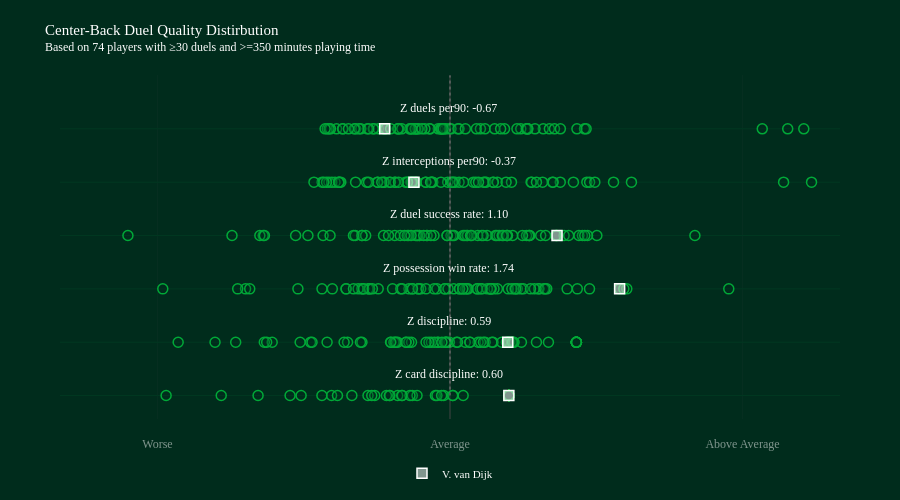

This figure's notebook cell:
### Markdown cell above
### Visualising Metric Distributions

Before combining metrics into a single score, it is useful to visualise how each normalised metric is distributed across all qualified players. This helps us spot outliers, check that z-scores look reasonable, and understand how spread out player performance is on each dimension. The custom `DistributionPlot` class overlays a highlighted marker for a specific player of interest.

### Code cell
import sys
sys.path.append(str(pathlib.Path().resolve().parents[0]))
from classes.visual import DistributionPlot

metrics = [
    "z_card_discipline",
    "z_discipline",
    "z_possession_win_rate",
    "z_duel_success_rate",
    "z_interceptions_per90",
    "z_duels_per90"
]

# Create distribution plot for z-scores
dist_plot = DistributionPlot(
    columns=metrics,
    labels=["Worse", "Average", "Above Average"]
)

# Add title
dist_plot.add_title(
    title="Center-Back Duel Quality Distirbution",
    subtitle=f"Based on {len(duel_summary)} players with ≥30 duels and >=350 minutes playing time"
)

# Convert z_scores to dataframe format expected by add_group_data
z_scores_df = z_scores.reset_index()

# Add all players as group data (background distribution)
dist_plot.add_group_data(
    df_plot=z_scores_df,
    plots="",  # No suffix needed since columns are already z-scores
    names=z_scores_df["player.name"],
    legend="All players",
    hover="",
    hover_string=""
)

# Highlight specific player (player.id = 370)
selected_player = z_scores_df[z_scores_df["player.id"] == 370]
if not selected_player.empty:
    player_name = selected_player["player.name"].iloc[0]
    dist_plot.add_data_point(
        ser_plot=selected_player.iloc[0],
        plots="",
        name=player_name,
        hover="",
        hover_string=""
    )

# For Jupyter notebooks, use this to display
dist_plot.fig.show()

### Figure 1 — Plotly figure (JSON) as saved in the notebook; plotly's stock layout.template omitted (floating-point values rounded to 4 significant figures)
{"data": [{"customdata": [-0.3867, -0.8411, 0.6036, 0.03042, 0.6036, 0.6036, 0.1349, 0.6036, -0.772, -0.6156, -0.5365, -1.64, 0.6036, 0.6036, -0.4893, -0.0639, -0.1497, -2.346, 0.6036, 0.02728, -0.1339, 0.6036, -0.338, -0.08571, 0.6036, 0.6036, 0.6036, 0.6036, 0.6036, 0.6036, -0.4105, -0.6519, 0.6036, 0.6036, 0.6036, 0.6036, 0.6036, -0.8026, -1.215, 0.6036, 0.6036, 0.6036, 0.6036, 0.6036, -0.495, -1.527, 0.6036, -4.875, 0.6036, 0.6036, 0.6036, 0.6036, 0.6036, 0.6036, -0.6227, -1.006, 0.6036, 0.6036, 0.6036, 0.6036, 0.6036, 0.6036, 0.6036, -1.154, 0.6036, 0.6036, 0.6036, 0.6036, 0.6036, -1.314, -2.912, 0.6036, 0.6036, -1.969], "hovertemplate": "%{text}<br><extra></extra>", "marker": {"color": "rgba(0, 44, 28, 0.2)", "line": {"color": "rgba(0, 169, 56, 1)", "width": 1.5}, "size": 10}, "mode": "markers", "showlegend": false, "text": ["N. Collins", "M. Kilman", "V. van Dijk", "D. Burn", "N. Milenković", "Murillo", "I. Zabarnyi", "L. Colwill", "M. Lacroix", "W. Saliba", "F. Schär", "J. van Hecke", "M. Guéhi", "J. Tarkowski", "C. Bassey", "T. Harwood-Bellis", "W. Faes", "J. Andersen", "I. Konaté", "J. Bednarek", "Toti", "D. O'Shea", "J. Branthwaite", "Dean Huijsen", "E. Konsa", "Gabriel Magalhaes", "Rúben Dias", "M. de Ligt", "L. Dunk", "Pau Torres", "K. Mavropanos", "M. Akanji", "C. Richards", "E. Pinnock", "T. Chalobah", "J. Greaves", "J. Todibo", "H. Maguire", "C. Coady", "S. Bueno", "L. Martínez", "M. Doherty", "S. van den Berg", "C. Burgess", "J. Stephens", "C. Romero", "E. Agbadou", "J. Vestergaard", "T. Adarabioyo", "B. Davies", "I. Diop", "R. Drăgușin", "L. Yoro", "L. Woolfenden", "C. Okoli", "M. Senesi", "J. Kiwior", "M. Keane", "M. van de Ven", "J. Gvardiol", "C. Dawson", "A. Gray", "A. Webster", "W. Fofana", "N. Mazraoui", "Morato", "K. Danso", "Diego Carlos", "A. Cresswell", "N. Wood", "A. Khusanov", "J. Bree", "Y. Mosquera", "K. Walker-Peters"], "type": "scatter", "x": [-0.3867, -0.8411, 0.6036, 0.03042, 0.6036, 0.6036, 0.1349, 0.6036, -0.772, -0.6156, -0.5365, -1.64, 0.6036, 0.6036, -0.4893, -0.0639, -0.1497, -2.346, 0.6036, 0.02728, -0.1339, 0.6036, -0.338, -0.08571, 0.6036, 0.6036, 0.6036, 0.6036, 0.6036, 0.6036, -0.4105, -0.6519, 0.6036, 0.6036, 0.6036, 0.6036, 0.6036, -0.8026, -1.215, 0.6036, 0.6036, 0.6036, 0.6036, 0.6036, -0.495, -1.527, 0.6036, -4.875, 0.6036, 0.6036, 0.6036, 0.6036, 0.6036, 0.6036, -0.6227, -1.006, 0.6036, 0.6036, 0.6036, 0.6036, 0.6036, 0.6036, 0.6036, -1.154, 0.6036, 0.6036, 0.6036, 0.6036, 0.6036, -1.314, -2.912, 0.6036, 0.6036, -1.969], "y": [0, 0, 0, 0, 0, 0, 0, 0, 0, 0, 0, 0, 0, 0, 0, 0, 0, 0, 0, 0, 0, 0, 0, 0, 0, 0, 0, 0, 0, 0, 0, 0, 0, 0, 0, 0, 0, 0, 0, 0, 0, 0, 0, 0, 0, 0, 0, 0, 0, 0, 0, 0, 0, 0, 0, 0, 0, 0, 0, 0, 0, 0, 0, 0, 0, 0, 0, 0, 0, 0, 0, 0, 0, 0]}, {"customdata": [0.06581, 0.5782, 0.5926, 0.4416, 0.6285, -0.006027, 0.5973, -0.1281, 0.1567, -1.431, -0.1204, -0.1907, 0.6491, -0.3946, -0.6048, 0.6327, -0.5757, -0.5365, -0.5625, 1.01, -0.903, 0.8867, 0.3602, 0.611, 1.296, -0.5537, -0.03075, -0.04776, -0.1598, 1.296, 0.2882, -1.824, 0.3134, 1.296, 0.4298, 0.7326, 0.531, 0.5973, -1.415, -1.051, -0.03637, 0.657, 0.641, 1.296, 0.2042, -2.41, -0.9185, -2.788, 1.296, -1.086, -0.6098, 1.296, 1.296, 1.296, 0.07725, -1.905, -0.4223, 1.296, 0.2042, 1.296, -0.04776, 1.296, -1.537, -2.198, -0.2158, -0.4509, -1.88, -0.08313, 1.296, 0.3432, -0.4509, 1.296, -0.2454, -1.261], "hovertemplate": "%{text}<br><extra></extra>", "marker": {"color": "rgba(0, 44, 28, 0.2)", "line": {"color": "rgba(0, 169, 56, 1)", "width": 1.5}, "size": 10}, "mode": "markers", "showlegend": false, "text": ["N. Collins", "M. Kilman", "V. van Dijk", "D. Burn", "N. Milenković", "Murillo", "I. Zabarnyi", "L. Colwill", "M. Lacroix", "W. Saliba", "F. Schär", "J. van Hecke", "M. Guéhi", "J. Tarkowski", "C. Bassey", "T. Harwood-Bellis", "W. Faes", "J. Andersen", "I. Konaté", "J. Bednarek", "Toti", "D. O'Shea", "J. Branthwaite", "Dean Huijsen", "E. Konsa", "Gabriel Magalhaes", "Rúben Dias", "M. de Ligt", "L. Dunk", "Pau Torres", "K. Mavropanos", "M. Akanji", "C. Richards", "E. Pinnock", "T. Chalobah", "J. Greaves", "J. Todibo", "H. Maguire", "C. Coady", "S. Bueno", "L. Martínez", "M. Doherty", "S. van den Berg", "C. Burgess", "J. Stephens", "C. Romero", "E. Agbadou", "J. Vestergaard", "T. Adarabioyo", "B. Davies", "I. Diop", "R. Drăgușin", "L. Yoro", "L. Woolfenden", "C. Okoli", "M. Senesi", "J. Kiwior", "M. Keane", "M. van de Ven", "J. Gvardiol", "C. Dawson", "A. Gray", "A. Webster", "W. Fofana", "N. Mazraoui", "Morato", "K. Danso", "Diego Carlos", "A. Cresswell", "N. Wood", "A. Khusanov", "J. Bree", "Y. Mosquera", "K. Walker-Peters"], "type": "scatter", "x": [0.06581, 0.5782, 0.5926, 0.4416, 0.6285, -0.006027, 0.5973, -0.1281, 0.1567, -1.431, -0.1204, -0.1907, 0.6491, -0.3946, -0.6048, 0.6327, -0.5757, -0.5365, -0.5625, 1.01, -0.903, 0.8867, 0.3602, 0.611, 1.296, -0.5537, -0.03075, -0.04776, -0.1598, 1.296, 0.2882, -1.824, 0.3134, 1.296, 0.4298, 0.7326, 0.531, 0.5973, -1.415, -1.051, -0.03637, 0.657, 0.641, 1.296, 0.2042, -2.41, -0.9185, -2.788, 1.296, -1.086, -0.6098, 1.296, 1.296, 1.296, 0.07725, -1.905, -0.4223, 1.296, 0.2042, 1.296, -0.04776, 1.296, -1.537, -2.198, -0.2158, -0.4509, -1.88, -0.08313, 1.296, 0.3432, -0.4509, 1.296, -0.2454, -1.261], "y": [1, 1, 1, 1, 1, 1, 1, 1, 1, 1, 1, 1, 1, 1, 1, 1, 1, 1, 1, 1, 1, 1, 1, 1, 1, 1, 1, 1, 1, 1, 1, 1, 1, 1, 1, 1, 1, 1, 1, 1, 1, 1, 1, 1, 1, 1, 1, 1, 1, 1, 1, 1, 1, 1, 1, 1, 1, 1, 1, 1, 1, 1, 1, 1, 1, 1, 1, 1, 1, 1, 1, 1, 1, 1]}, {"customdata": [-0.1332, 0.1323, 1.74, -0.1635, 0.6904, 0.6652, 0.186, 0.1588, -0.4213, 0.5965, -0.9055, 0.9107, 0.7277, -0.3007, 0.9619, -0.8406, 0.09892, -0.506, 0.1748, 0.4247, 0.6342, 0.486, -0.5893, 0.03871, -0.05345, -0.01942, 0.09758, 0.2772, -0.7364, 0.9107, 1.813, -1.207, 0.4166, 0.8653, 0.9923, 0.7513, -0.8927, 1.306, 0.8255, -0.4905, -0.3874, -0.05345, -1.066, 0.1305, -0.3246, 0.3118, 2.859, 0.9748, 1.201, -1.56, 0.2818, -1.066, -0.3246, -2.097, 0.451, 0.3826, -0.3854, -0.2458, -0.9422, 1.783, -0.9898, -0.8254, -0.8254, -1.313, 0.6731, 0.4166, -0.8861, 1.431, 0.4166, -0.7963, -2.054, -2.178, 0.3294, -2.946], "hovertemplate": "%{text}<br><extra></extra>", "marker": {"color": "rgba(0, 44, 28, 0.2)", "line": {"color": "rgba(0, 169, 56, 1)", "width": 1.5}, "size": 10}, "mode": "markers", "showlegend": false, "text": ["N. Collins", "M. Kilman", "V. van Dijk", "D. Burn", "N. Milenković", "Murillo", "I. Zabarnyi", "L. Colwill", "M. Lacroix", "W. Saliba", "F. Schär", "J. van Hecke", "M. Guéhi", "J. Tarkowski", "C. Bassey", "T. Harwood-Bellis", "W. Faes", "J. Andersen", "I. Konaté", "J. Bednarek", "Toti", "D. O'Shea", "J. Branthwaite", "Dean Huijsen", "E. Konsa", "Gabriel Magalhaes", "Rúben Dias", "M. de Ligt", "L. Dunk", "Pau Torres", "K. Mavropanos", "M. Akanji", "C. Richards", "E. Pinnock", "T. Chalobah", "J. Greaves", "J. Todibo", "H. Maguire", "C. Coady", "S. Bueno", "L. Martínez", "M. Doherty", "S. van den Berg", "C. Burgess", "J. Stephens", "C. Romero", "E. Agbadou", "J. Vestergaard", "T. Adarabioyo", "B. Davies", "I. Diop", "R. Drăgușin", "L. Yoro", "L. Woolfenden", "C. Okoli", "M. Senesi", "J. Kiwior", "M. Keane", "M. van de Ven", "J. Gvardiol", "C. Dawson", "A. Gray", "A. Webster", "W. Fofana", "N. Mazraoui", "Morato", "K. Danso", "Diego Carlos", "A. Cresswell", "N. Wood", "A. Khusanov", "J. Bree", "Y. Mosquera", "K. Walker-Peters"], "type": "scatter", "x": [-0.1332, 0.1323, 1.74, -0.1635, 0.6904, 0.6652, 0.186, 0.1588, -0.4213, 0.5965, -0.9055, 0.9107, 0.7277, -0.3007, 0.9619, -0.8406, 0.09892, -0.506, 0.1748, 0.4247, 0.6342, 0.486, -0.5893, 0.03871, -0.05345, -0.01942, 0.09758, 0.2772, -0.7364, 0.9107, 1.813, -1.207, 0.4166, 0.8653, 0.9923, 0.7513, -0.8927, 1.306, 0.8255, -0.4905, -0.3874, -0.05345, -1.066, 0.1305, -0.3246, 0.3118, 2.859, 0.9748, 1.201, -1.56, 0.2818, -1.066, -0.3246, -2.097, 0.451, 0.3826, -0.3854, -0.2458, -0.9422, 1.783, -0.9898, -0.8254, -0.8254, -1.313, 0.6731, 0.4166, -0.8861, 1.431, 0.4166, -0.7963, -2.054, -2.178, 0.3294, -2.946], "y": [2, 2, 2, 2, 2, 2, 2, 2, 2, 2, 2, 2, 2, 2, 2, 2, 2, 2, 2, 2, 2, 2, 2, 2, 2, 2, 2, 2, 2, 2, 2, 2, 2, 2, 2, 2, 2, 2, 2, 2, 2, 2, 2, 2, 2, 2, 2, 2, 2, 2, 2, 2, 2, 2, 2, 2, 2, 2, 2, 2, 2, 2, 2, 2, 2, 2, 2, 2, 2, 2, 2, 2, 2, 2]}, {"customdata": [0.173, 0.1345, 1.098, -0.3169, 0.6429, -0.2386, 0.9303, 0.4659, 0.325, 1.358, -1.302, -0.2342, 0.5036, 0.5896, 0.8159, -0.9719, -0.6815, -0.1642, 0.4809, 0.2849, -0.5671, 1.17, 0.7846, 0.8174, 0.38, -0.3123, -0.3338, 0.5856, -0.63, 1.506, -0.3531, -1.916, 0.1802, 0.807, 0.009778, -0.3397, 1.092, 0.5462, -0.1955, 0.04176, 0.7432, 0.02865, -0.27, 0.9809, -0.0299, -0.9028, 1.323, 1.217, 0.5349, -3.303, 0.5812, -0.51, -1.583, -0.8649, 1.087, 0.1534, -0.4234, -0.4385, -1.23, 2.512, -0.3992, -2.236, -1.457, -1.95, 0.3394, 0.2102, -0.9028, 0.2228, 1.41, -0.4664, -0.0299, -0.9901, 1.382, -1.904], "hovertemplate": "%{text}<br><extra></extra>", "marker": {"color": "rgba(0, 44, 28, 0.2)", "line": {"color": "rgba(0, 169, 56, 1)", "width": 1.5}, "size": 10}, "mode": "markers", "showlegend": false, "text": ["N. Collins", "M. Kilman", "V. van Dijk", "D. Burn", "N. Milenković", "Murillo", "I. Zabarnyi", "L. Colwill", "M. Lacroix", "W. Saliba", "F. Schär", "J. van Hecke", "M. Guéhi", "J. Tarkowski", "C. Bassey", "T. Harwood-Bellis", "W. Faes", "J. Andersen", "I. Konaté", "J. Bednarek", "Toti", "D. O'Shea", "J. Branthwaite", "Dean Huijsen", "E. Konsa", "Gabriel Magalhaes", "Rúben Dias", "M. de Ligt", "L. Dunk", "Pau Torres", "K. Mavropanos", "M. Akanji", "C. Richards", "E. Pinnock", "T. Chalobah", "J. Greaves", "J. Todibo", "H. Maguire", "C. Coady", "S. Bueno", "L. Martínez", "M. Doherty", "S. van den Berg", "C. Burgess", "J. Stephens", "C. Romero", "E. Agbadou", "J. Vestergaard", "T. Adarabioyo", "B. Davies", "I. Diop", "R. Drăgușin", "L. Yoro", "L. Woolfenden", "C. Okoli", "M. Senesi", "J. Kiwior", "M. Keane", "M. van de Ven", "J. Gvardiol", "C. Dawson", "A. Gray", "A. Webster", "W. Fofana", "N. Mazraoui", "Morato", "K. Danso", "Diego Carlos", "A. Cresswell", "N. Wood", "A. Khusanov", "J. Bree", "Y. Mosquera", "K. Walker-Peters"], "type": "scatter", "x": [0.173, 0.1345, 1.098, -0.3169, 0.6429, -0.2386, 0.9303, 0.4659, 0.325, 1.358, -1.302, -0.2342, 0.5036, 0.5896, 0.8159, -0.9719, -0.6815, -0.1642, 0.4809, 0.2849, -0.5671, 1.17, 0.7846, 0.8174, 0.38, -0.3123, -0.3338, 0.5856, -0.63, 1.506, -0.3531, -1.916, 0.1802, 0.807, 0.009778, -0.3397, 1.092, 0.5462, -0.1955, 0.04176, 0.7432, 0.02865, -0.27, 0.9809, -0.0299, -0.9028, 1.323, 1.217, 0.5349, -3.303, 0.5812, -0.51, -1.583, -0.8649, 1.087, 0.1534, -0.4234, -0.4385, -1.23, 2.512, -0.3992, -2.236, -1.457, -1.95, 0.3394, 0.2102, -0.9028, 0.2228, 1.41, -0.4664, -0.0299, -0.9901, 1.382, -1.904], "y": [3, 3, 3, 3, 3, 3, 3, 3, 3, 3, 3, 3, 3, 3, 3, 3, 3, 3, 3, 3, 3, 3, 3, 3, 3, 3, 3, 3, 3, 3, 3, 3, 3, 3, 3, 3, 3, 3, 3, 3, 3, 3, 3, 3, 3, 3, 3, 3, 3, 3, 3, 3, 3, 3, 3, 3, 3, 3, 3, 3, 3, 3, 3, 3, 3, 3, 3, 3, 3, 3, 3, 3, 3, 3]}, {"customdata": [0.3582, -0.6727, -0.3698, -0.1768, -0.3457, -0.4025, 1.131, 0.239, 1.05, 0.3707, -0.1881, -0.5657, 0.03582, -0.02348, 0.8383, -0.348, -0.5621, -0.2508, 0.0529, 0.9497, -0.1854, 0.01264, -0.4561, 0.6308, -1.135, -1.179, -1.242, 0.09298, -1.312, -0.742, -0.351, -1.211, 1.404, 0.2645, 0.4412, -0.4365, 1.432, -0.6215, -1.266, 1.266, 1.058, -0.3875, -0.3902, -0.8551, 0.4857, 0.3442, 0.02674, 0.2923, -0.2473, -1.294, -0.6794, -0.6112, -0.4362, -1.12, 1.486, 3.422, -0.1994, -0.7434, -0.8357, 0.4449, -0.9684, -1.395, -1.141, -0.09285, 3.708, 0.8315, -1.139, -0.528, -0.6997, 0.5754, 0.1401, 0.8868, 1.677, 1.861], "hovertemplate": "%{text}<br><extra></extra>", "marker": {"color": "rgba(0, 44, 28, 0.2)", "line": {"color": "rgba(0, 169, 56, 1)", "width": 1.5}, "size": 10}, "mode": "markers", "showlegend": false, "text": ["N. Collins", "M. Kilman", "V. van Dijk", "D. Burn", "N. Milenković", "Murillo", "I. Zabarnyi", "L. Colwill", "M. Lacroix", "W. Saliba", "F. Schär", "J. van Hecke", "M. Guéhi", "J. Tarkowski", "C. Bassey", "T. Harwood-Bellis", "W. Faes", "J. Andersen", "I. Konaté", "J. Bednarek", "Toti", "D. O'Shea", "J. Branthwaite", "Dean Huijsen", "E. Konsa", "Gabriel Magalhaes", "Rúben Dias", "M. de Ligt", "L. Dunk", "Pau Torres", "K. Mavropanos", "M. Akanji", "C. Richards", "E. Pinnock", "T. Chalobah", "J. Greaves", "J. Todibo", "H. Maguire", "C. Coady", "S. Bueno", "L. Martínez", "M. Doherty", "S. van den Berg", "C. Burgess", "J. Stephens", "C. Romero", "E. Agbadou", "J. Vestergaard", "T. Adarabioyo", "B. Davies", "I. Diop", "R. Drăgușin", "L. Yoro", "L. Woolfenden", "C. Okoli", "M. Senesi", "J. Kiwior", "M. Keane", "M. van de Ven", "J. Gvardiol", "C. Dawson", "A. Gray", "A. Webster", "W. Fofana", "N. Mazraoui", "Morato", "K. Danso", "Diego Carlos", "A. Cresswell", "N. Wood", "A. Khusanov", "J. Bree", "Y. Mosquera", "K. Walker-Peters"], "type": "scatter", "x": [0.3582, -0.6727, -0.3698, -0.1768, -0.3457, -0.4025, 1.131, 0.239, 1.05, 0.3707, -0.1881, -0.5657, 0.03582, -0.02348, 0.8383, -0.348, -0.5621, -0.2508, 0.0529, 0.9497, -0.1854, 0.01264, -0.4561, 0.6308, -1.135, -1.179, -1.242, 0.09298, -1.312, -0.742, -0.351, -1.211, 1.404, 0.2645, 0.4412, -0.4365, 1.432, -0.6215, -1.266, 1.266, 1.058, -0.3875, -0.3902, -0.8551, 0.4857, 0.3442, 0.02674, 0.2923, -0.2473, -1.294, -0.6794, -0.6112, -0.4362, -1.12, 1.486, 3.422, -0.1994, -0.7434, -0.8357, 0.4449, -0.9684, -1.395, -1.141, -0.09285, 3.708, 0.8315, -1.139, -0.528, -0.6997, 0.5754, 0.1401, 0.8868, 1.677, 1.861], "y": [4, 4, 4, 4, 4, 4, 4, 4, 4, 4, 4, 4, 4, 4, 4, 4, 4, 4, 4, 4, 4, 4, 4, 4, 4, 4, 4, 4, 4, 4, 4, 4, 4, 4, 4, 4, 4, 4, 4, 4, 4, 4, 4, 4, 4, 4, 4, 4, 4, 4, 4, 4, 4, 4, 4, 4, 4, 4, 4, 4, 4, 4, 4, 4, 4, 4, 4, 4, 4, 4, 4, 4, 4, 4]}, {"customdata": [0.3121, -0.7344, -0.6701, -0.08138, -0.5355, -0.3485, 0.7967, 0.09235, 0.9567, -0.05252, 0.2708, -0.5243, -0.1211, -0.2051, 0.559, -0.04585, -0.3877, -0.2098, -0.09731, 0.8719, -0.005432, -0.3313, -0.678, 0.359, -1.259, -1.163, -1.226, -0.08948, -1.24, -1.098, -0.2579, -0.7867, 1.38, 0.01014, 0.4577, -0.3545, 1.019, -0.7826, -1.281, 1.302, 0.798, -0.4111, -0.3258, -1.102, 0.5193, 0.7259, -0.3579, -0.08463, -0.4103, -0.3947, -0.8477, -0.4942, 0.08184, -0.9684, 1.071, 3.464, -0.07022, -0.6595, -0.5327, -0.2879, -0.9149, -0.9334, -0.8345, 0.6865, 3.629, 0.7821, -0.981, -0.6088, -1.041, 0.7935, 0.1577, 1.396, 1.132, 3.203], "hovertemplate": "%{text}<br><extra></extra>", "marker": {"color": "rgba(0, 44, 28, 0.2)", "line": {"color": "rgba(0, 169, 56, 1)", "width": 1.5}, "size": 10}, "mode": "markers", "showlegend": false, "text": ["N. Collins", "M. Kilman", "V. van Dijk", "D. Burn", "N. Milenković", "Murillo", "I. Zabarnyi", "L. Colwill", "M. Lacroix", "W. Saliba", "F. Schär", "J. van Hecke", "M. Guéhi", "J. Tarkowski", "C. Bassey", "T. Harwood-Bellis", "W. Faes", "J. Andersen", "I. Konaté", "J. Bednarek", "Toti", "D. O'Shea", "J. Branthwaite", "Dean Huijsen", "E. Konsa", "Gabriel Magalhaes", "Rúben Dias", "M. de Ligt", "L. Dunk", "Pau Torres", "K. Mavropanos", "M. Akanji", "C. Richards", "E. Pinnock", "T. Chalobah", "J. Greaves", "J. Todibo", "H. Maguire", "C. Coady", "S. Bueno", "L. Martínez", "M. Doherty", "S. van den Berg", "C. Burgess", "J. Stephens", "C. Romero", "E. Agbadou", "J. Vestergaard", "T. Adarabioyo", "B. Davies", "I. Diop", "R. Drăgușin", "L. Yoro", "L. Woolfenden", "C. Okoli", "M. Senesi", "J. Kiwior", "M. Keane", "M. van de Ven", "J. Gvardiol", "C. Dawson", "A. Gray", "A. Webster", "W. Fofana", "N. Mazraoui", "Morato", "K. Danso", "Diego Carlos", "A. Cresswell", "N. Wood", "A. Khusanov", "J. Bree", "Y. Mosquera", "K. Walker-Peters"], "type": "scatter", "x": [0.3121, -0.7344, -0.6701, -0.08138, -0.5355, -0.3485, 0.7967, 0.09235, 0.9567, -0.05252, 0.2708, -0.5243, -0.1211, -0.2051, 0.559, -0.04585, -0.3877, -0.2098, -0.09731, 0.8719, -0.005432, -0.3313, -0.678, 0.359, -1.259, -1.163, -1.226, -0.08948, -1.24, -1.098, -0.2579, -0.7867, 1.38, 0.01014, 0.4577, -0.3545, 1.019, -0.7826, -1.281, 1.302, 0.798, -0.4111, -0.3258, -1.102, 0.5193, 0.7259, -0.3579, -0.08463, -0.4103, -0.3947, -0.8477, -0.4942, 0.08184, -0.9684, 1.071, 3.464, -0.07022, -0.6595, -0.5327, -0.2879, -0.9149, -0.9334, -0.8345, 0.6865, 3.629, 0.7821, -0.981, -0.6088, -1.041, 0.7935, 0.1577, 1.396, 1.132, 3.203], "y": [5, 5, 5, 5, 5, 5, 5, 5, 5, 5, 5, 5, 5, 5, 5, 5, 5, 5, 5, 5, 5, 5, 5, 5, 5, 5, 5, 5, 5, 5, 5, 5, 5, 5, 5, 5, 5, 5, 5, 5, 5, 5, 5, 5, 5, 5, 5, 5, 5, 5, 5, 5, 5, 5, 5, 5, 5, 5, 5, 5, 5, 5, 5, 5, 5, 5, 5, 5, 5, 5, 5, 5, 5, 5]}, {"customdata": [0.6036], "hovertemplate": "%{text}<br><extra></extra>", "marker": {"color": "rgba(255, 255, 255, 0.5)", "line": {"color": "rgba(255, 255, 255, 1)", "width": 1.5}, "size": 10, "symbol": "square"}, "mode": "markers", "name": "V. van Dijk", "showlegend": true, "text": ["V. van Dijk"], "type": "scatter", "x": [0.6036], "y": [0]}, {"customdata": [0.5926], "hovertemplate": "%{text}<br><extra></extra>", "marker": {"color": "rgba(255, 255, 255, 0.5)", "line": {"color": "rgba(255, 255, 255, 1)", "width": 1.5}, "size": 10, "symbol": "square"}, "mode": "markers", "name": "V. van Dijk", "showlegend": false, "text": ["V. van Dijk"], "type": "scatter", "x": [0.5926], "y": [1]}, {"customdata": [1.74], "hovertemplate": "%{text}<br><extra></extra>", "marker": {"color": "rgba(255, 255, 255, 0.5)", "line": {"color": "rgba(255, 255, 255, 1)", "width": 1.5}, "size": 10, "symbol": "square"}, "mode": "markers", "name": "V. van Dijk", "showlegend": false, "text": ["V. van Dijk"], "type": "scatter", "x": [1.74], "y": [2]}, {"customdata": [1.098], "hovertemplate": "%{text}<br><extra></extra>", "marker": {"color": "rgba(255, 255, 255, 0.5)", "line": {"color": "rgba(255, 255, 255, 1)", "width": 1.5}, "size": 10, "symbol": "square"}, "mode": "markers", "name": "V. van Dijk", "showlegend": false, "text": ["V. van Dijk"], "type": "scatter", "x": [1.098], "y": [3]}, {"customdata": [-0.3698], "hovertemplate": "%{text}<br><extra></extra>", "marker": {"color": "rgba(255, 255, 255, 0.5)", "line": {"color": "rgba(255, 255, 255, 1)", "width": 1.5}, "size": 10, "symbol": "square"}, "mode": "markers", "name": "V. van Dijk", "showlegend": false, "text": ["V. van Dijk"], "type": "scatter", "x": [-0.3698], "y": [4]}, {"customdata": [-0.6701], "hovertemplate": "%{text}<br><extra></extra>", "marker": {"color": "rgba(255, 255, 255, 0.5)", "line": {"color": "rgba(255, 255, 255, 1)", "width": 1.5}, "size": 10, "symbol": "square"}, "mode": "markers", "name": "V. van Dijk", "showlegend": false, "text": ["V. van Dijk"], "type": "scatter", "x": [-0.6701], "y": [5]}], "layout": {"annotations": [{"font": {"color": "rgba(255, 255, 255, 1)", "family": "Gilroy-Light", "size": 12}, "showarrow": false, "text": "<span style=''>Z card discipline: 0.60 </span>", "x": 0, "y": 0.4}, {"font": {"color": "rgba(255, 255, 255, 1)", "family": "Gilroy-Light", "size": 12}, "showarrow": false, "text": "<span style=''>Z discipline: 0.59 </span>", "x": 0, "y": 1.4}, {"font": {"color": "rgba(255, 255, 255, 1)", "family": "Gilroy-Light", "size": 12}, "showarrow": false, "text": "<span style=''>Z possession win rate: 1.74 </span>", "x": 0, "y": 2.4}, {"font": {"color": "rgba(255, 255, 255, 1)", "family": "Gilroy-Light", "size": 12}, "showarrow": false, "text": "<span style=''>Z duel success rate: 1.10 </span>", "x": 0, "y": 3.4}, {"font": {"color": "rgba(255, 255, 255, 1)", "family": "Gilroy-Light", "size": 12}, "showarrow": false, "text": "<span style=''>Z interceptions per90: -0.37 </span>", "x": 0, "y": 4.4}, {"font": {"color": "rgba(255, 255, 255, 1)", "family": "Gilroy-Light", "size": 12}, "showarrow": false, "text": "<span style=''>Z duels per90: -0.67 </span>", "x": 0, "y": 5.4}], "autosize": true, "height": 500, "legend": {"font": {"color": "rgba(255, 255, 255, 1)", "family": "Gilroy-Light", "size": 11}, "itemclick": false, "itemdoubleclick": false, "orientation": "h", "valign": "middle", "x": 0.5, "xanchor": "center", "y": -0.2, "yanchor": "bottom"}, "margin": {"b": 70, "l": 60, "pad": 16, "r": 60, "t": 75}, "paper_bgcolor": "rgba(0, 44, 28, 1)", "plot_bgcolor": "rgba(0, 44, 28, 1)", "shapes": [{"line": {"color": "gray", "dash": "dot", "width": 1}, "type": "line", "x0": 0, "x1": 0, "y0": 0, "y1": 6}], "title": {"font": {"color": "rgba(255, 255, 255, 1)", "family": "Gilroy-Medium", "size": 12}, "text": "<span style='font-size: 15.0px'>Center-Back Duel Quality Distirbution</span><br>Based on 74 players with ≥30 duels and >=350 minutes playing time", "x": 0.05, "xanchor": "left", "y": 0.93, "yanchor": "top"}, "xaxis": {"fixedrange": true, "range": [-4, 4], "tickfont": {"color": "rgba(255, 255, 255, 0.5)", "family": "Gilroy-Light", "size": 12}, "tickmode": "array", "ticktext": ["Worse", "Average", "Above Average"], "tickvals": [-3, 0, 3]}, "yaxis": {"fixedrange": true, "gridcolor": "rgba(0, 56, 33, 1)", "showticklabels": false, "zerolinecolor": "rgba(0, 56, 33, 1)"}}}
